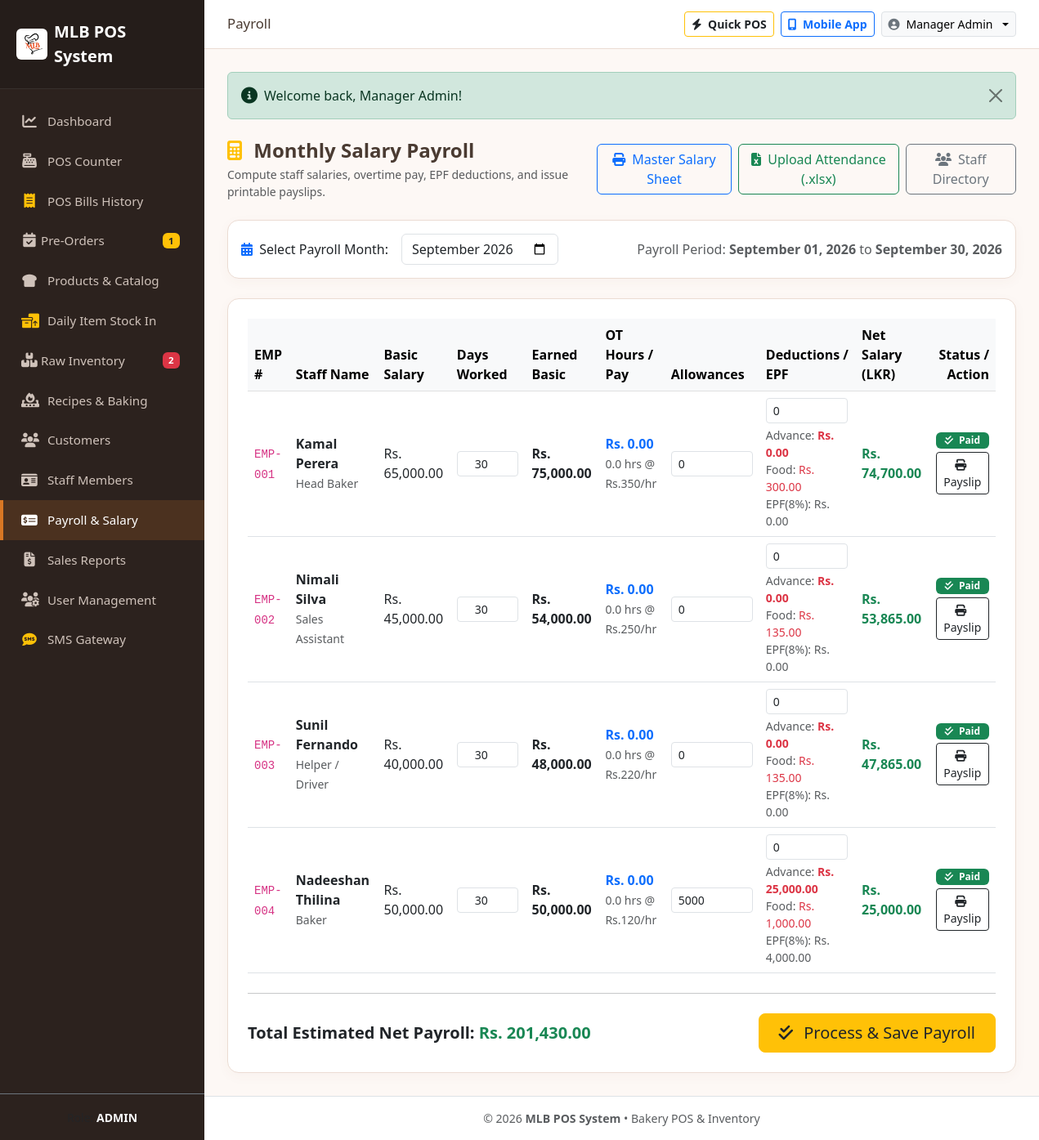
The page /modules/payroll/index.php (signed in) on the database its author committed.
### tables this page shows
CREATE TABLE `staff` (
  `id` int(11) NOT NULL AUTO_INCREMENT,
  `emp_number` varchar(50) NOT NULL,
  `name` varchar(100) NOT NULL,
  `designation` varchar(100) NOT NULL DEFAULT 'Staff',
  `phone` varchar(30) DEFAULT NULL,
  `nic` varchar(30) DEFAULT NULL,
  `address` text DEFAULT NULL,
  `basic_salary` decimal(10,2) NOT NULL DEFAULT 0.00,
  `daily_rate` decimal(10,2) NOT NULL DEFAULT 0.00,
  `ot_rate_per_hour` decimal(10,2) NOT NULL DEFAULT 0.00,
  `fixed_allowance` decimal(10,2) NOT NULL DEFAULT 0.00,
  `epf_no` varchar(50) DEFAULT NULL,
  `bank_name` varchar(100) DEFAULT NULL,
  `account_no` varchar(50) DEFAULT NULL,
  `status` enum('active','inactive') NOT NULL DEFAULT 'active',
  `created_at` timestamp NOT NULL DEFAULT current_timestamp(),
  PRIMARY KEY (`id`),
  UNIQUE KEY `emp_number` (`emp_number`)
);

CREATE TABLE `staff_salaries` (
  `id` int(11) NOT NULL AUTO_INCREMENT,
  `staff_id` int(11) NOT NULL,
  `payroll_month` varchar(7) NOT NULL,
  `total_working_days` int(11) NOT NULL DEFAULT 30,
  `present_days` decimal(5,2) NOT NULL DEFAULT 0.00,
  `basic_salary` decimal(10,2) NOT NULL DEFAULT 0.00,
  `earned_basic` decimal(10,2) NOT NULL DEFAULT 0.00,
  `total_ot_hours` decimal(5,2) NOT NULL DEFAULT 0.00,
  `ot_pay` decimal(10,2) NOT NULL DEFAULT 0.00,
  `allowances` decimal(10,2) NOT NULL DEFAULT 0.00,
  `deductions` decimal(10,2) NOT NULL DEFAULT 0.00,
  `advance_deduction` decimal(10,2) NOT NULL DEFAULT 0.00,
  `food_deduction` decimal(10,2) NOT NULL DEFAULT 0.00,
  `epf_deduction` decimal(10,2) NOT NULL DEFAULT 0.00,
  `net_salary` decimal(10,2) NOT NULL DEFAULT 0.00,
  `payment_status` enum('pending','paid') NOT NULL DEFAULT 'pending',
  `paid_date` datetime DEFAULT NULL,
  `created_by` int(11) NOT NULL,
  `created_at` timestamp NOT NULL DEFAULT current_timestamp(),
  PRIMARY KEY (`id`),
  UNIQUE KEY `staff_month_unique` (`staff_id`,`payroll_month`),
  KEY `created_by` (`created_by`),
  CONSTRAINT `staff_salaries_ibfk_1` FOREIGN KEY (`staff_id`) REFERENCES `staff` (`id`) ON DELETE CASCADE,
  CONSTRAINT `staff_salaries_ibfk_2` FOREIGN KEY (`created_by`) REFERENCES `users` (`id`) ON DELETE CASCADE
);

### modules/payroll/index.php (the view, shortened to what this page needs)
<?php
require_once __DIR__ . '/../../includes/header.php';
$db = getDB();
$selectedMonth = $_GET['month'] ?? date('Y-m');
$stmtStaff = $db->query("SELECT * FROM staff WHERE status = 'active' ORDER BY emp_number ASC");
$staffMembers = $stmtStaff->fetchAll();
$stmtSalaries = $db->prepare("SELECT * FROM staff_salaries WHERE payroll_month = ?");
$stmtSalaries->execute([$selectedMonth]);
$existingSalaries = [];
foreach ($stmtSalaries->fetchAll() as $sRow) {
    $existingSalaries[$sRow['staff_id']] = $sRow;
}
$attendanceSummaries = [];
$foodSummaries = [];
$stmtFood = $db->prepare("
    SELECT staff_id, COALESCE(SUM(total_price), 0) as food_total
    FROM staff_food_consumption
    WHERE DATE_FORMAT(consumption_date, '%Y-%m') = ?
    GROUP BY staff_id
");
$stmtFood->execute([$selectedMonth]);
foreach ($stmtFood->fetchAll() as $fRow) {
    $foodSummaries[$fRow['staff_id']] = (float)$fRow['food_total'];
}
$advanceSummaries = [];
$stmtAdv = $db->prepare("
    SELECT staff_id, COALESCE(SUM(advance_amount), 0) as advance_total
    FROM staff_advances
    WHERE DATE_FORMAT(advance_date, '%Y-%m') = ?
    GROUP BY staff_id
");
$stmtAdv->execute([$selectedMonth]);
foreach ($stmtAdv->fetchAll() as $aRow) {
    $advanceSummaries[$aRow['staff_id']] = (float)$aRow['advance_total'];
}
?>
<div class="d-flex justify-content-between align-items-center mb-4">
    <div>
        <h4 class="fw-bold mb-1"><i class="fa-solid fa-calculator text-warning me-2"></i> Monthly Salary Payroll</h4>
        <p class="text-muted small mb-0">Compute staff salaries, overtime pay, EPF deductions, and issue printable payslips.</p>
    </div>
    <div class="d-flex gap-2">
        <a href="<?php echo BASE_URL; ?>modules/payroll/summary_sheet.php?month=<?php echo htmlspecialchars($selectedMonth); ?>" class="btn btn-outline-primary" target="_blank">
            <i class="fa-solid fa-print me-1"></i> Master Salary Sheet
        </a>
        <a href="<?php echo BASE_URL; ?>modules/payroll/attendance.php" class="btn btn-outline-success">
            <i class="fa-solid fa-file-excel me-1"></i> Upload Attendance (.xlsx)
        </a>
        <a href="<?php echo BASE_URL; ?>modules/staff/index.php" class="btn btn-outline-secondary">
            <i class="fa-solid fa-users me-1"></i> Staff Directory
        </a>
    </div>
</div>
<div class="card card-bakery p-3 mb-4">
    <form method="GET" action="" class="row g-3 align-items-center">
        <div class="col-auto">
            <label for="month" class="form-label mb-0 font-weight-bold"><i class="fa-solid fa-calendar-days text-primary me-1"></i> Select Payroll Month:</label>
        </div>
        <div class="col-auto">
            <input type="month" id="month" name="month" class="form-control" value="<?php echo htmlspecialchars($selectedMonth); ?>" onchange="this.form.submit()">
        </div>
        <div class="col-auto text-muted text-sm ms-auto">
            Payroll Period: <strong><?php echo date('F 01, Y', strtotime($selectedMonth . '-01')); ?></strong> to <strong><?php echo date('F t, Y', strtotime($selectedMonth . '-01')); ?></strong>
        </div>
    </form>
</div>
<form method="POST" action="<?php echo BASE_URL; ?>modules/payroll/process.php">
    <div class="card card-bakery p-4">
        <div class="table-responsive">
            <table class="table table-hover align-middle mb-0">
                <thead class="table-light">
                    <tr>
                        <th>EMP #</th>
                        <th>Staff Name</th>
                        <th>Basic Salary</th>
                        <th>Days Worked</th>
                        <th>Earned Basic</th>
                        <th>OT Hours / Pay</th>
                        <th>Allowances</th>
                        <th>Deductions / EPF</th>
                        <th>Net Salary (LKR)</th>
                        <th class="text-end">Status / Action</th>
                    </tr>
                </thead>
                <tbody>
                    <?php if (empty($staffMembers)): ?>
                        <tr>
                            <td colspan="10" class="text-center text-muted py-4">No active staff members found. Add staff in Staff Directory first.</td>
                        </tr>
                    <?php else: ?>
                        <?php
                        $totalNetPayroll = 0;
                        foreach ($staffMembers as $staff):
                            $staffId = $staff['id'];
                            $att = $attendanceSummaries[$staffId] ?? null;
                            $existing = $existingSalaries[$staffId] ?? null;
                            if ($existing !== null && isset($existing['present_days'])) {
                                $presentDays = (float)$existing['present_days'];
                            } elseif ($att !== null && isset($att['present_days'])) {
                                $presentDays = (float)$att['present_days'];
                            } else {
                                $presentDays = 30.0;
                            }
                            $totalOtHours = (float)($existing['total_ot_hours'] ?? ($att['total_ot_hours'] ?? 0));
                            $basicSalary = (float)$staff['basic_salary'];
                            $dailyRate = (float)$staff['daily_rate'];
                            $otRate = (float)$staff['ot_rate_per_hour'];
                            if ($dailyRate > 0) {
                                $earnedBasic = $dailyRate * $presentDays;
                            } else {
                                $earnedBasic = ($basicSalary / 30) * $presentDays;
                            }
                            $otPay = $totalOtHours * $otRate;
                            $allowance = (float)($existing['allowances'] ?? ($staff['fixed_allowance'] ?? 0));
                            $deduction = (float)($existing['deductions'] ?? 0);
                            $liveAdvanceTotal = (float)($advanceSummaries[$staffId] ?? 0);
                            $advanceDeduction = ($liveAdvanceTotal > 0) ? $liveAdvanceTotal : (float)($existing['advance_deduction'] ?? 0);
                            $liveFoodTotal = (float)($foodSummaries[$staffId] ?? 0);
                            $foodDeduction = ($liveFoodTotal > 0) ? $liveFoodTotal : (float)($existing['food_deduction'] ?? 0);
                            $epfDeduction = (float)($existing['epf_deduction'] ?? ($earnedBasic * 0.08));
                            $netSalary = max(0, $earnedBasic + $otPay + $allowance - $deduction - $advanceDeduction - $foodDeduction - $epfDeduction);
                            $totalNetPayroll += $netSalary;
                        ?>
                            <tr>
                                <td><code><?php echo htmlspecialchars($staff['emp_number']); ?></code></td>
                                <td>
                                    <strong class="text-dark d-block"><?php echo htmlspecialchars($staff['name']); ?></strong>
                                    <small class="text-muted"><?php echo htmlspecialchars($staff['designation']); ?></small>
                                </td>
                                <td><?php echo formatMoney($basicSalary); ?></td>
                                <td>
                                    <input type="number" step="0.5" name="present_days[<?php echo $staffId; ?>]" class="form-control form-control-sm text-center font-weight-bold" style="width: 75px;" value="<?php echo $presentDays; ?>" oninput="recalculateRow(<?php echo $staffId; ?>)">
                                </td>
                                <td>
                                    <span id="earned_basic_<?php echo $staffId; ?>" class="fw-bold"><?php echo formatMoney($earnedBasic); ?></span>
                                </td>
                                <td>
                                    <div><strong id="ot_pay_<?php echo $staffId; ?>" class="text-primary"><?php echo formatMoney($otPay); ?></strong></div>
                                    <small class="text-muted"><span id="ot_hrs_<?php echo $staffId; ?>"><?php echo number_format($totalOtHours, 1); ?></span> hrs @ Rs.<?php echo $otRate; ?>/hr</small>
                                </td>
                                <td>
                                    <input type="number" step="0.01" name="allowances[<?php echo $staffId; ?>]" id="allowance_<?php echo $staffId; ?>" class="form-control form-control-sm" style="width: 100px;" value="<?php echo $allowance; ?>" oninput="recalculateRow(<?php echo $staffId; ?>)">
                                </td>
                                <td>
                                    <input type="number" step="0.01" name="deductions[<?php echo $staffId; ?>]" id="deduction_<?php echo $staffId; ?>" class="form-control form-control-sm mb-1" style="width: 100px;" value="<?php echo $deduction; ?>" placeholder="Other" oninput="recalculateRow(<?php echo $staffId; ?>)">
                                    <small class="text-muted d-block">Advance: <span id="adv_text_<?php echo $staffId; ?>" class="text-danger fw-bold">Rs. <?php echo number_format($advanceDeduction, 2); ?></span></small>
                                    <small class="text-muted d-block">Food: <span id="food_text_<?php echo $staffId; ?>" class="text-danger">Rs. <?php echo number_format($foodDeduction, 2); ?></span></small>
                                    <small class="text-muted d-block">EPF(8%): <span id="epf_text_<?php echo $staffId; ?>"><?php echo formatMoney($epfDeduction); ?></span></small>
                                </td>
                                <td>
                                    <strong id="net_salary_<?php echo $staffId; ?>" class="fs-6 text-success"><?php echo formatMoney($netSalary); ?></strong>
                                </td>
                                <td class="text-end">
                                    <?php if ($existing && $existing['payment_status'] === 'paid'): ?>
                                        <span class="badge bg-success mb-1 d-block"><i class="fa-solid fa-check-double me-1"></i> Paid</span>
                                        <a href="<?php echo BASE_URL; ?>modules/payroll/payslip.php?id=<?php echo $existing['id']; ?>" class="btn btn-sm btn-outline-dark" target="_blank">
                                            <i class="fa-solid fa-print me-1"></i> Payslip
                                        </a>
                                    <?php endif; ?>
                                </td>
                            </tr>
                        <?php endforeach; ?>
                    <?php endif; ?>
                </tbody>
            </table>
        </div>
        <hr class="my-4">
        <div class="d-flex justify-content-between align-items-center">
            <div>
                <h5 class="fw-bold text-dark mb-0">Total Estimated Net Payroll: <span id="total_net_display" class="text-success"><?php echo formatMoney($totalNetPayroll ?? 0); ?></span></h5>
            </div>
            <button type="submit" class="btn btn-warning text-dark font-weight-bold btn-lg px-4">
                <i class="fa-solid fa-check-double me-2"></i> Process & Save Payroll
            </button>
        </div>
    </div>
</form>
<?php require_once __DIR__ . '/../../includes/footer.php'; ?>

### assets/css/style.css (style rules this page uses)
:root { --bakery-primary: #d97724; --bakery-primary-dark: #b25310; --bakery-secondary: #8c4a27; --bakery-bg: #fdf8f5; --bakery-card-bg: #ffffff; --bakery-sidebar-bg: #2c221e; --bakery-sidebar-active: #d97724; --bakery-text: #4a3b32; --bakery-muted: #8d7a6e; }
body { background-color: var(--bakery-bg); color: var(--bakery-text); font-family: 'Segoe UI', system-ui, -apple-system, sans-serif; min-height: 100vh; display: flex; flex-direction: column; }
.card-bakery { background: var(--bakery-card-bg); border: 1px solid #ebdcd3; border-radius: 14px; box-shadow: 0 4px 15px rgba(140, 74, 39, 0.04); transition: transform 0.2s ease, box-shadow 0.2s ease; }

### rows shown on the page
staff: emp_number "EMP-001", name "Kamal Perera", designation "Head Baker", basic_salary "Rs. 65,000.00", id.present_days "30", formatMoney($earnedBasic) "Rs. 75,000.00", formatMoney($otPay) "Rs. 0.00", id.total_ot_hours "0.0", ot_rate_per_hour "350", id.allowances "0", id.deductions "0", id.advance_deduction "0.00", id "300.00", id.epf_deduction "Rs. 0.00", formatMoney($netSalary) "Rs. 74,700.00"
staff: emp_number "EMP-002", name "Nimali Silva", designation "Sales Assistant", basic_salary "Rs. 45,000.00", id.present_days "30", formatMoney($earnedBasic) "Rs. 54,000.00", formatMoney($otPay) "Rs. 0.00", id.total_ot_hours "0.0", ot_rate_per_hour "250", id.allowances "0", id.deductions "0", id.advance_deduction "0.00", id "135.00", id.epf_deduction "Rs. 0.00", formatMoney($netSalary) "Rs. 53,865.00"
staff: emp_number "EMP-003", name "Sunil Fernando", designation "Helper / Driver", basic_salary "Rs. 40,000.00", id.present_days "30", formatMoney($earnedBasic) "Rs. 48,000.00", formatMoney($otPay) "Rs. 0.00", id.total_ot_hours "0.0", ot_rate_per_hour "220", id.allowances "0", id.deductions "0", id.advance_deduction "0.00", id "135.00", id.epf_deduction "Rs. 0.00", formatMoney($netSalary) "Rs. 47,865.00"
staff: emp_number "EMP-004", name "Nadeeshan Thilina", designation "Baker", basic_salary "Rs. 50,000.00", id.present_days "30", formatMoney($earnedBasic) "Rs. 50,000.00", formatMoney($otPay) "Rs. 0.00", id.total_ot_hours "0.0", ot_rate_per_hour "120", id.allowances "5000", id.deductions "0", id "25,000.00", id "1,000.00", id.epf_deduction "Rs. 4,000.00", formatMoney($netSalary) "Rs. 25,000.00"

### other values the page prints
$pendingOrdersBadge "1"
$lowStockBadge "2"
str_replace('_', ' ', getCurrentUserRole()) "ADMIN"
$currentDir "Payroll"
getCurrentUserName() "Manager Admin"
$_SESSION['flash_' . $key] "Welcome back, Manager Admin!"
formatMoney($totalNetPayroll ?? 0) "Rs. 201,430.00"
